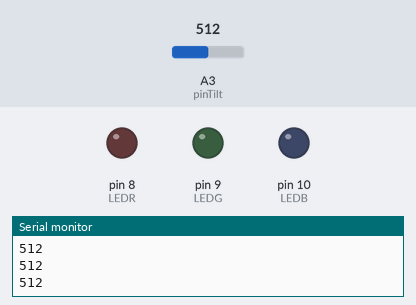
The sketch below on a simulated Arduino Uno, built with avr-gcc and run on an emulated ATmega328P. On the bench: output pins drawn as LEDs (lit = HIGH), the last lines printed to the serial monitor. The test bench sets the inputs (shaded band); at power-on: A3 (pinTilt) = 512.

Above: at 1.2 s.
1.3 s: A3 (pinTilt) set to 0
At 2.5 s:
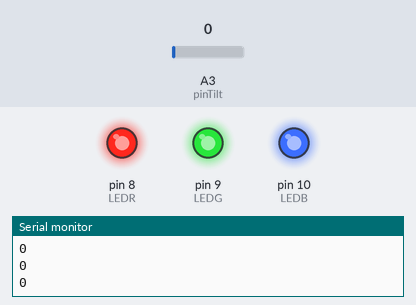
2.8 s: A3 (pinTilt) set to 122
At 3.8 s:
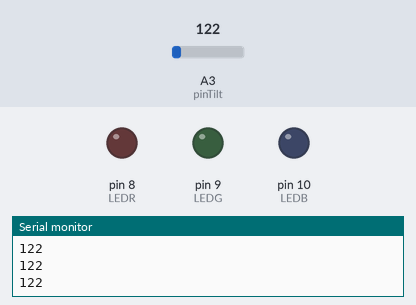
Timing chart, 0 to 5.8 s (numbered marks = the images above; inputs shaded):
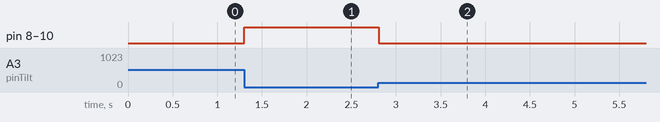

Measured:
- after the input at 1.3 s, pin 8 (LEDR), pin 9 (LEDG), pin 10 (LEDB): LOW → HIGH at once
- after the input at 2.8 s, pin 8 (LEDR), pin 9 (LEDG), pin 10 (LEDB): HIGH → LOW at once

The sketch:

HW4-2.ino
```cpp
const int pinTilt = 3;
const int LEDB = 10;
const int LEDG = 9;
const int LEDR = 8;

int val = 0;


void setup() {
  Serial.begin(9600);
  pinMode(LEDB, OUTPUT);
  pinMode(LEDG, OUTPUT);
  pinMode(LEDR, OUTPUT);

}

void loop() {
  val = analogRead(pinTilt);

  Serial.println(val);

  if(val==0 || val==1024){
    digitalWrite(LEDB, HIGH);
    digitalWrite(LEDG, HIGH);
    digitalWrite(LEDR, HIGH);

  }else if(val>0 || val<1024){
    digitalWrite(LEDB, LOW);
    digitalWrite(LEDG, LOW);
    digitalWrite(LEDR, LOW);
  }

  delay(100);
}
```
